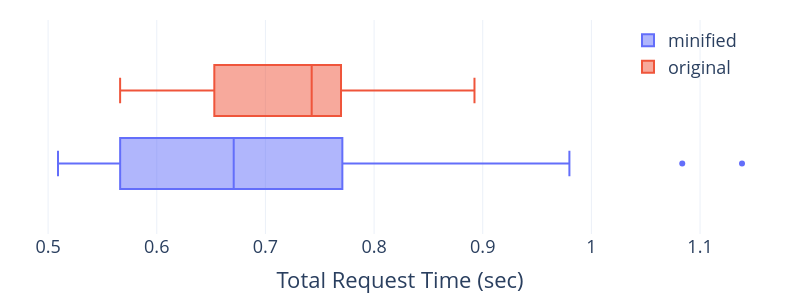

The notebook cell this image was saved under:
### Code cell
fig = px.box(
    df, x="total_s", color="version", 
    labels={"total_s": "Total Request Time (sec)", "version": "Version"}, 
    width=800, height=300, template="plotly_white")

fig.update_layout(legend=dict(
    yanchor="top",
    y=0.99,
    xanchor="left",
    x=0.8,
    bgcolor="rgba(255, 255, 255, 0)",
), 
margin=dict(l=20, r=20, t=20, b=20),
legend_title_text="", font_size=18)

fig

### Figure 1 — Plotly figure (JSON) as saved in the notebook; plotly's stock layout.template omitted (floating-point values rounded to 4 significant figures)
{"data": [{"alignmentgroup": "True", "hovertemplate": "Version=minified<br>Total Request Time (sec)=%{x}<extra></extra>", "legendgroup": "minified", "marker": {"color": "#636efa"}, "name": "minified", "notched": false, "offsetgroup": "minified", "orientation": "h", "showlegend": true, "type": "box", "x": [0.7144, 0.5638, 0.778, 0.5626, 0.5653, 0.5683, 0.9727, 0.5664, 0.6684, 0.5284, 0.7076, 0.5204, 0.5147, 0.5329, 0.6984, 0.5573, 0.6759, 1.084, 0.5651, 1.139, 0.589, 0.6762, 0.6713, 0.7709, 0.6189, 0.924, 0.6031, 0.5892, 0.7127, 0.7767, 0.673, 0.5663, 0.6568, 0.772, 0.5735, 0.7435, 0.7929, 0.7631, 0.9776, 0.5603, 0.7748, 0.9357, 0.737, 0.52, 0.5091, 0.5392, 0.5487, 0.5839, 0.7722, 0.7699, 0.5546, 0.7837, 0.7707, 0.5663, 0.564, 0.7739, 0.562, 0.6707, 0.6669, 0.7715, 0.565, 0.5615, 0.5301, 0.803, 0.7972, 0.5322, 0.771, 0.5663, 0.7703, 0.6684, 0.6709, 0.7701, 0.5664, 0.7693, 0.6682, 0.7711, 0.6114, 0.6246, 0.7712, 0.9798, 0.5733, 0.7647, 0.7683, 0.5905, 0.7474, 0.7665, 0.7711, 0.7729, 0.7631, 0.5653, 0.7684, 0.7672, 0.5689, 0.767, 0.8722, 0.6642, 0.6682, 0.6683, 0.5672, 0.5649], "x0": " ", "xaxis": "x", "y0": " ", "yaxis": "y"}, {"alignmentgroup": "True", "hovertemplate": "Version=original<br>Total Request Time (sec)=%{x}<extra></extra>", "legendgroup": "original", "marker": {"color": "#EF553B"}, "name": "original", "notched": false, "offsetgroup": "original", "orientation": "h", "showlegend": true, "type": "box", "x": [0.6233, 0.6462, 0.5902, 0.6083, 0.629, 0.5982, 0.7398, 0.5665, 0.7679, 0.7711, 0.6781, 0.6796, 0.7543, 0.6665, 0.6208, 0.825, 0.8679, 0.6669, 0.7426, 0.7979, 0.5663, 0.6723, 0.8893, 0.7611, 0.7655, 0.7694, 0.7715, 0.7654, 0.6658, 0.7703, 0.7101, 0.6229, 0.5794, 0.6748, 0.7555, 0.655, 0.8924, 0.7675, 0.6099, 0.7232, 0.5906, 0.7461, 0.8893, 0.6502, 0.7698, 0.6716, 0.784, 0.8828, 0.7596, 0.7657, 0.6249, 0.7027, 0.6912, 0.7426, 0.6655, 0.768, 0.8788, 0.6636, 0.703, 0.6285, 0.7685, 0.7797, 0.7588, 0.7748, 0.7751, 0.7664, 0.7691, 0.5666, 0.572, 0.7589, 0.7689, 0.7728, 0.7689, 0.7698, 0.6059, 0.8309, 0.6509, 0.7902, 0.5675, 0.7653, 0.7665, 0.7776, 0.7595, 0.6176, 0.7181, 0.67, 0.8824, 0.7605, 0.7641, 0.6726, 0.703, 0.7366, 0.7734, 0.7793, 0.6575, 0.6095, 0.6213, 0.6889, 0.6045, 0.8177], "x0": " ", "xaxis": "x", "y0": " ", "yaxis": "y"}], "layout": {"boxmode": "group", "font": {"size": 18}, "height": 300, "legend": {"bgcolor": "rgba(255, 255, 255, 0)", "title": {"text": ""}, "tracegroupgap": 0, "x": 0.8, "xanchor": "left", "y": 0.99, "yanchor": "top"}, "margin": {"b": 20, "l": 20, "r": 20, "t": 20}, "width": 800, "xaxis": {"anchor": "y", "domain": [0, 1], "title": {"text": "Total Request Time (sec)"}}, "yaxis": {"anchor": "x", "domain": [0, 1]}}}
